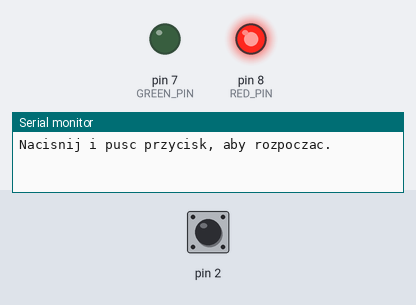
A sketch run on a simulated Arduino Nano, built with avr-gcc and run on an emulated ATmega328P. On the bench: output pins drawn as LEDs (lit = HIGH), the last lines printed to the serial monitor. Dashed ring = blinking. Inputs (shaded band) come from the test bench; at power-on: pin 2 HIGH. Random numbers use the default seed unless the sketch sets one.

Above: at 1.2 s.
1.3 s: pin 2 pulled LOW for 0.15 s
4.4 s: pin 2 pulled LOW for 1 s
At 4.61 s:
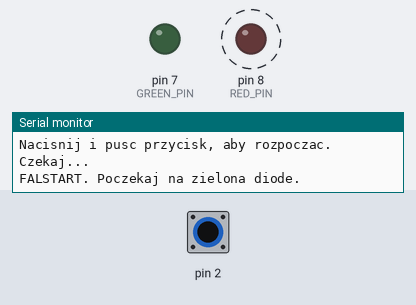
7.4 s: pin 2 pulled LOW for 0.15 s
10.5 s: pin 2 pulled LOW for 3.2 s
15.2 s: pin 2 pulled LOW for 0.15 s
18.3 s: pin 2 driven LOW
At 18.3 s:
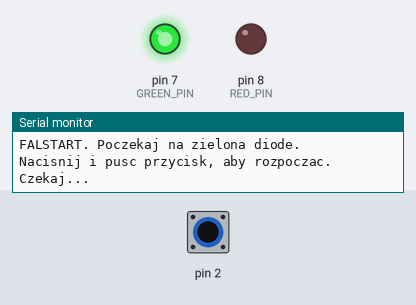
Timing chart, 0 to 20.8 s (numbered marks = the images above; inputs shaded):
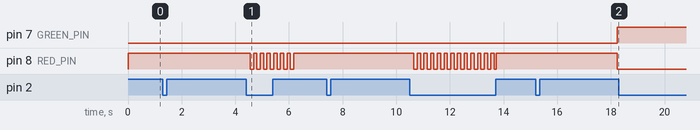

Measured:
- after the input at 15.2 s, pin 7 (GREEN_PIN): LOW → HIGH after 3.0 s; pin 8 (RED_PIN): HIGH → LOW after 3.0 s
- by itself, pin 8 (RED_PIN): alternates HIGH for 0.12 s and LOW for 0.12 s, 26 changes in all, then stays HIGH

The sketch:

refleksomierz.ino
```cpp
/* Nano 5 V: przycisk D2--GND; czerwona LED D8, zielona LED D7, kazda przez 1kOhm. */
#include <Arduino.h>
#include "Przycisk.h"

const uint8_t RED_PIN = 8;
const uint8_t GREEN_PIN = 7;
Przycisk button(2);

enum Phase { IDLE, WAIT_RELEASE, WAIT_GO, GO, RESULT, FALSE_START };
Phase phase = IDLE;
uint32_t phaseAt = 0;
uint32_t waitingMs = 0;
uint32_t goAt = 0;
uint32_t reactionMs = 0;

// Jawne deklaracje zachowuja typ Phase przy przetwarzaniu szkicu przez Arduino IDE.
void enterPhase(Phase next, uint32_t now);
void falseStart(uint32_t now);

void enterPhase(Phase next, uint32_t now) {
  phase = next;
  phaseAt = now;
  digitalWrite(RED_PIN, next == GO || next == RESULT ? LOW : HIGH);
  digitalWrite(GREEN_PIN, next == GO || next == RESULT ? HIGH : LOW);
}

void falseStart(uint32_t now) {
  Serial.println(F("FALSTART. Poczekaj na zielona diode."));
  enterPhase(FALSE_START, now);
}

void setup() {
  pinMode(RED_PIN, OUTPUT);
  pinMode(GREEN_PIN, OUTPUT);
  button.begin();
  Serial.begin(9600);
  // Niepodlaczone A7 daje prosty zarodek losowania; nie jest to losowosc kryptograficzna.
  randomSeed((uint32_t(analogRead(A7)) << 16) ^ micros());
  enterPhase(IDLE, millis());
  Serial.println(F("Nacisnij i pusc przycisk, aby rozpoczac."));
}

void loop() {
  const uint32_t now = millis();
  button.update(now);
  switch (phase) {
    case IDLE:
      if (button.pressedEvent) enterPhase(WAIT_RELEASE, now);
      break;
    case WAIT_RELEASE:
      if (!button.down()) {
        waitingMs = random(1500, 5001);
        enterPhase(WAIT_GO, now);
        Serial.println(F("Czekaj..."));
      }
      break;
    case WAIT_GO:
      if (button.pressedEvent) {
        falseStart(now);
      } else if (uint32_t(now - phaseAt) >= waitingMs) {
        goAt = now;
        enterPhase(GO, now);
      }
      break;
    case GO:
      if (button.pressedEvent) {
        // Odrzuc takze nacisniecie sprzed zielonego potwierdzone dopiero po debounce.
        if (int32_t(button.pressedAt - goAt) < 0) {
          falseStart(now);
        } else {
          reactionMs = uint32_t(button.pressedAt - goAt);
          Serial.print(F("Czas reakcji [ms]: ")); Serial.println(reactionMs);
          enterPhase(RESULT, now);
        }
      } else if (uint32_t(now - goAt) >= 5000UL) {
        Serial.println(F("Brak reakcji przez 5 sekund."));
        enterPhase(RESULT, now);
      }
      break;
    case RESULT:
    case FALSE_START:
      if (phase == FALSE_START) digitalWrite(RED_PIN, (now - phaseAt) / 125UL % 2UL ? LOW : HIGH);
      if (uint32_t(now - phaseAt) >= 1800UL && !button.down()) {
        enterPhase(IDLE, now);
        Serial.println(F("Nacisnij i pusc przycisk, aby rozpoczac."));
      }
      break;
  }
}
```

Przycisk.h
```cpp
#pragma once
#include <Arduino.h>

// Jeden przycisk miedzy pinem a GND; programowe tlumienie drgan przez 30 ms.
class Przycisk {
 public:
  explicit Przycisk(uint8_t pin) : pin_(pin) {}
  void begin() {
    pinMode(pin_, INPUT_PULLUP);
    raw_ = stable_ = digitalRead(pin_);
    changedAt_ = millis();
  }
  void update(uint32_t now) {
    pressedEvent = releasedEvent = false;
    const uint8_t reading = digitalRead(pin_);
    if (reading != raw_) { raw_ = reading; changedAt_ = now; }
    if (stable_ != raw_ && uint32_t(now - changedAt_) >= 30UL) {
      stable_ = raw_;
      if (stable_ == LOW) { pressedEvent = true; pressedAt = changedAt_; }
      else releasedEvent = true;
    }
  }
  bool down() const { return stable_ == LOW; }
  bool pressedEvent = false;
  bool releasedEvent = false;
  uint32_t pressedAt = 0;
 private:
  uint8_t pin_;
  uint8_t raw_ = HIGH;
  uint8_t stable_ = HIGH;
  uint32_t changedAt_ = 0;
};
```
